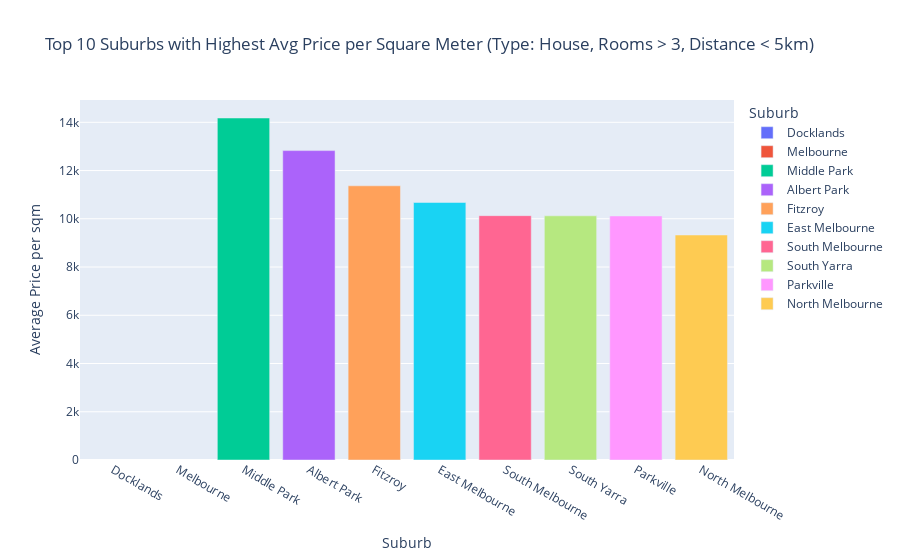

Notebook code for this chart:
### Code cell
# Filter the DataFrame for properties with type 'house', more than 3 rooms, and a distance less than 5 km
pty_df_filtered = pty_df[(pty_df['Type'] == 'house') + (pty_df['Rooms'] > 3) & (pty_df['Distance'] < 5)]

# Calculate price per square meter for each property
pty_df_filtered['Price_per_sqm'] = pty_df_filtered['Price'] / pty_df_filtered['Landsize']

# Group by suburb and calculate the average price per square meter
avg_price_per_sqm_by_suburb = pty_df_filtered.groupby('Suburb')['Price_per_sqm'].mean().reset_index()

# Sort the DataFrame by Avg_Price_per_sqm in descending order
top_10_suburbs = avg_price_per_sqm_by_suburb.sort_values(by='Price_per_sqm', ascending=False).head(10)

# Set the figure size
plt.figure(figsize=(12, 8))

# Create a bar plot for the top 10 suburbs with highest average price per sqm
plt.bar(top_10_suburbs['Suburb'], top_10_suburbs['Price_per_sqm'], color='orange', alpha=0.6)

# Add labels, title, and rotate x-axis labels for better readability
plt.xlabel('Suburb', fontsize=12)
plt.ylabel('Average Price per sqm', fontsize=12)
plt.title('Top 10 Suburbs with Highest Avg Price per Square Meter (Type: House, Rooms > 3, Distance < 5km)', fontsize=16)
plt.xticks(rotation=45)

# Show the plot
plt.tight_layout()
plt.show()
import plotly.express as px
# Create an interactive bar chart
fig = px.bar(top_10_suburbs, x='Suburb', y='Price_per_sqm', color='Suburb',
             labels={'Price_per_sqm': 'Average Price per sqm'},
             title='Top 10 Suburbs with Highest Avg Price per Square Meter (Type: House, Rooms > 3, Distance < 5km)',
             hover_name='Suburb')

# Show the interactive plot
fig.show()

### Figure 1 — Plotly figure (JSON) as saved in the notebook; plotly's stock layout.template omitted (floating-point values rounded to 4 significant figures)
{"data": [{"alignmentgroup": "True", "hovertemplate": "<b>%{hovertext}</b><br><br>Suburb=%{x}<br>Average Price per sqm=%{y}<extra></extra>", "hovertext": ["Docklands"], "legendgroup": "Docklands", "marker": {"color": "#636efa", "pattern": {"shape": ""}}, "name": "Docklands", "offsetgroup": "Docklands", "orientation": "v", "showlegend": true, "textposition": "auto", "type": "bar", "x": ["Docklands"], "xaxis": "x", "y": [null], "yaxis": "y"}, {"alignmentgroup": "True", "hovertemplate": "<b>%{hovertext}</b><br><br>Suburb=%{x}<br>Average Price per sqm=%{y}<extra></extra>", "hovertext": ["Melbourne"], "legendgroup": "Melbourne", "marker": {"color": "#EF553B", "pattern": {"shape": ""}}, "name": "Melbourne", "offsetgroup": "Melbourne", "orientation": "v", "showlegend": true, "textposition": "auto", "type": "bar", "x": ["Melbourne"], "xaxis": "x", "y": [null], "yaxis": "y"}, {"alignmentgroup": "True", "hovertemplate": "<b>%{hovertext}</b><br><br>Suburb=%{x}<br>Average Price per sqm=%{y}<extra></extra>", "hovertext": ["Middle Park"], "legendgroup": "Middle Park", "marker": {"color": "#00cc96", "pattern": {"shape": ""}}, "name": "Middle Park", "offsetgroup": "Middle Park", "orientation": "v", "showlegend": true, "textposition": "auto", "type": "bar", "x": ["Middle Park"], "xaxis": "x", "y": [14180.0], "yaxis": "y"}, {"alignmentgroup": "True", "hovertemplate": "<b>%{hovertext}</b><br><br>Suburb=%{x}<br>Average Price per sqm=%{y}<extra></extra>", "hovertext": ["Albert Park"], "legendgroup": "Albert Park", "marker": {"color": "#ab63fa", "pattern": {"shape": ""}}, "name": "Albert Park", "offsetgroup": "Albert Park", "orientation": "v", "showlegend": true, "textposition": "auto", "type": "bar", "x": ["Albert Park"], "xaxis": "x", "y": [12830.0], "yaxis": "y"}, {"alignmentgroup": "True", "hovertemplate": "<b>%{hovertext}</b><br><br>Suburb=%{x}<br>Average Price per sqm=%{y}<extra></extra>", "hovertext": ["Fitzroy"], "legendgroup": "Fitzroy", "marker": {"color": "#FFA15A", "pattern": {"shape": ""}}, "name": "Fitzroy", "offsetgroup": "Fitzroy", "orientation": "v", "showlegend": true, "textposition": "auto", "type": "bar", "x": ["Fitzroy"], "xaxis": "x", "y": [11370.0], "yaxis": "y"}, {"alignmentgroup": "True", "hovertemplate": "<b>%{hovertext}</b><br><br>Suburb=%{x}<br>Average Price per sqm=%{y}<extra></extra>", "hovertext": ["East Melbourne"], "legendgroup": "East Melbourne", "marker": {"color": "#19d3f3", "pattern": {"shape": ""}}, "name": "East Melbourne", "offsetgroup": "East Melbourne", "orientation": "v", "showlegend": true, "textposition": "auto", "type": "bar", "x": ["East Melbourne"], "xaxis": "x", "y": [10680.0], "yaxis": "y"}, {"alignmentgroup": "True", "hovertemplate": "<b>%{hovertext}</b><br><br>Suburb=%{x}<br>Average Price per sqm=%{y}<extra></extra>", "hovertext": ["South Melbourne"], "legendgroup": "South Melbourne", "marker": {"color": "#FF6692", "pattern": {"shape": ""}}, "name": "South Melbourne", "offsetgroup": "South Melbourne", "orientation": "v", "showlegend": true, "textposition": "auto", "type": "bar", "x": ["South Melbourne"], "xaxis": "x", "y": [10130.0], "yaxis": "y"}, {"alignmentgroup": "True", "hovertemplate": "<b>%{hovertext}</b><br><br>Suburb=%{x}<br>Average Price per sqm=%{y}<extra></extra>", "hovertext": ["South Yarra"], "legendgroup": "South Yarra", "marker": {"color": "#B6E880", "pattern": {"shape": ""}}, "name": "South Yarra", "offsetgroup": "South Yarra", "orientation": "v", "showlegend": true, "textposition": "auto", "type": "bar", "x": ["South Yarra"], "xaxis": "x", "y": [10120.0], "yaxis": "y"}, {"alignmentgroup": "True", "hovertemplate": "<b>%{hovertext}</b><br><br>Suburb=%{x}<br>Average Price per sqm=%{y}<extra></extra>", "hovertext": ["Parkville"], "legendgroup": "Parkville", "marker": {"color": "#FF97FF", "pattern": {"shape": ""}}, "name": "Parkville", "offsetgroup": "Parkville", "orientation": "v", "showlegend": true, "textposition": "auto", "type": "bar", "x": ["Parkville"], "xaxis": "x", "y": [10120.0], "yaxis": "y"}, {"alignmentgroup": "True", "hovertemplate": "<b>%{hovertext}</b><br><br>Suburb=%{x}<br>Average Price per sqm=%{y}<extra></extra>", "hovertext": ["North Melbourne"], "legendgroup": "North Melbourne", "marker": {"color": "#FECB52", "pattern": {"shape": ""}}, "name": "North Melbourne", "offsetgroup": "North Melbourne", "orientation": "v", "showlegend": true, "textposition": "auto", "type": "bar", "x": ["North Melbourne"], "xaxis": "x", "y": [9328.0], "yaxis": "y"}], "layout": {"autosize": true, "barmode": "relative", "legend": {"title": {"text": "Suburb"}, "tracegroupgap": 0}, "title": {"text": "Top 10 Suburbs with Highest Avg Price per Square Meter (Type: House, Rooms > 3, Distance < 5km)"}, "xaxis": {"anchor": "y", "autorange": true, "categoryarray": ["Docklands", "Melbourne", "Middle Park", "Albert Park", "Fitzroy", "East Melbourne", "South Melbourne", "South Yarra", "Parkville", "North Melbourne"], "categoryorder": "array", "domain": [0, 1], "range": [-0.5, 9.5], "title": {"text": "Suburb"}, "type": "category"}, "yaxis": {"anchor": "x", "autorange": true, "domain": [0, 1], "range": [0, 14920.0], "title": {"text": "Average Price per sqm"}}}}
